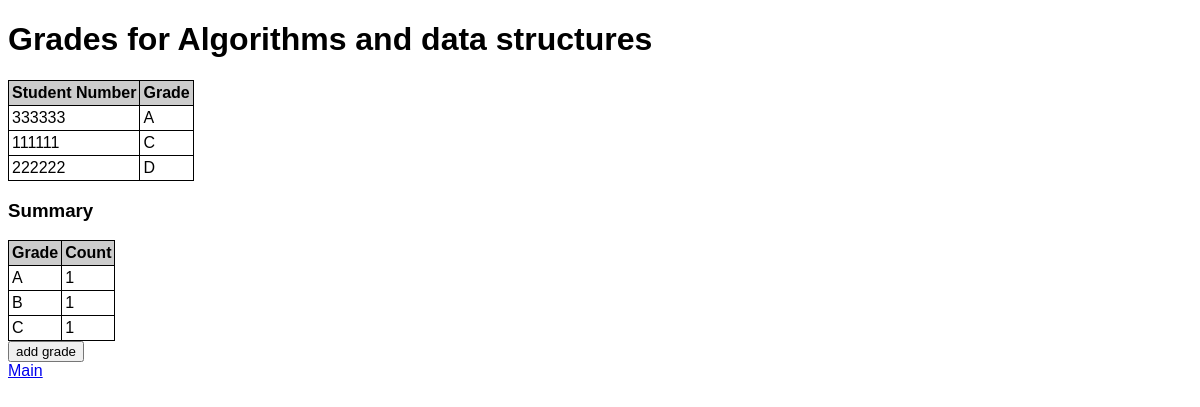
Screenshot of /course/DAT200 with the database file from the repository.
### tables this page shows
CREATE TABLE courses (
                                id TEXT PRIMARY KEY,
                                name TEXT
                            );

CREATE TABLE grades (
                                id INTEGER PRIMARY KEY,
                                student_no INTEGER NOT NULL,
                                course_id TEXT NOT NULL,
                                grade TEXT NOT NULL,
                                FOREIGN KEY (student_no) REFERENCES students (student_no),
                                FOREIGN KEY (course_id) REFERENCES courses (id)
                            );

### app.py (the view)
@app.route("/course/<course_id>")
def course(course_id):
    conn = get_db()
    return render_template("course.html", grades=select_grades(conn), students=select_students(conn), courses=select_courses(conn),course_id = course_id)

### app.py (called while the page is built)
def get_db():
    db = getattr(g, '_database', None)
    if db is None:
        db = g._database = sqlite3.connect(DATABASE)
    return db

@app.teardown_appcontext
def close_connection(exception):
    db = getattr(g, '_database', None)
    if db is not None:
        db.close()

### setup_db.py (called while the page is built)
def select_students(conn):
    cur = conn.cursor()
    cur.execute("SELECT student_no, name FROM students")
    students = []
    for (student_no, name) in cur:
        students.append({
            "student_no": student_no,
            "name": name
            })
    return students

def select_courses(conn):
    cur = conn.cursor()
    cur.execute("SELECT id, name FROM courses")
    courses = []
    for (id,name) in cur:
        courses.append({
            "course_id": id,
            "name": name
            })
    return courses

def select_grades(conn):
    cur = conn.cursor()
    cur.execute("SELECT student_no, course_id, grade FROM grades")
    grades = []
    for (nr,id,grade) in cur:
        grades.append({
            "student_no": nr,
            "course_id": id,
            "grade": grade
            })
    return grades

### templates/course.html (shortened to what this page needs)
 {% extends "base.html" %} {% block content %} {% for course in courses %} {% if course.course_id|string == course_id %}
<h1>Grades for {{ course.name }}</h1>
{% endif %} {% endfor %}
<table>
    <thead>
        <tr>
            <th>Student Number</th>
            <th>Grade</th>
        </tr>
    </thead>
    <tbody>
        {% for grade in grades|sort(attribute='grade', reverse=False) %} {% if grade.course_id|string == course_id %}
        <tr>
            <td>{{ grade.student_no }}</td>
            <td>{{ grade.grade }}</td>
        </tr>
        {% endif %} {% endfor %}
    </tbody>
</table>
<h3>Summary</h3>
<table>
    <thead>
        <tr>
            <th>Grade</th>
            <th>Count</th>
        </tr>
    </thead>
    <tbody>
        <tr>
            <td> A</td>
            <td>1</td>
        </tr>
        <tr>
            <td> B</td>
            <td>1</td>
        </tr>
        <tr>
            <td> C</td>
            <td>1</td>
        </tr>
    </tbody>
</table>
<form action="/add_grade_course/{{course_id}}" method="GET">
    <input type="submit" value="add grade">
</form>
{% endblock %}

### static/style.css (style rules this page uses)
* { font-family: Verdana, Arial, sans-serif; }
table { border-collapse: collapse; }
th { background-color: #cccccc; text-align: left; }
td, th { border: 1px solid black; padding: 3px; }

### rows the page displays
courses: name "Algorithms and data structures"
grades: student_no "333333", grade "A"
grades: student_no "111111", grade "C"
grades: student_no "222222", grade "D"
